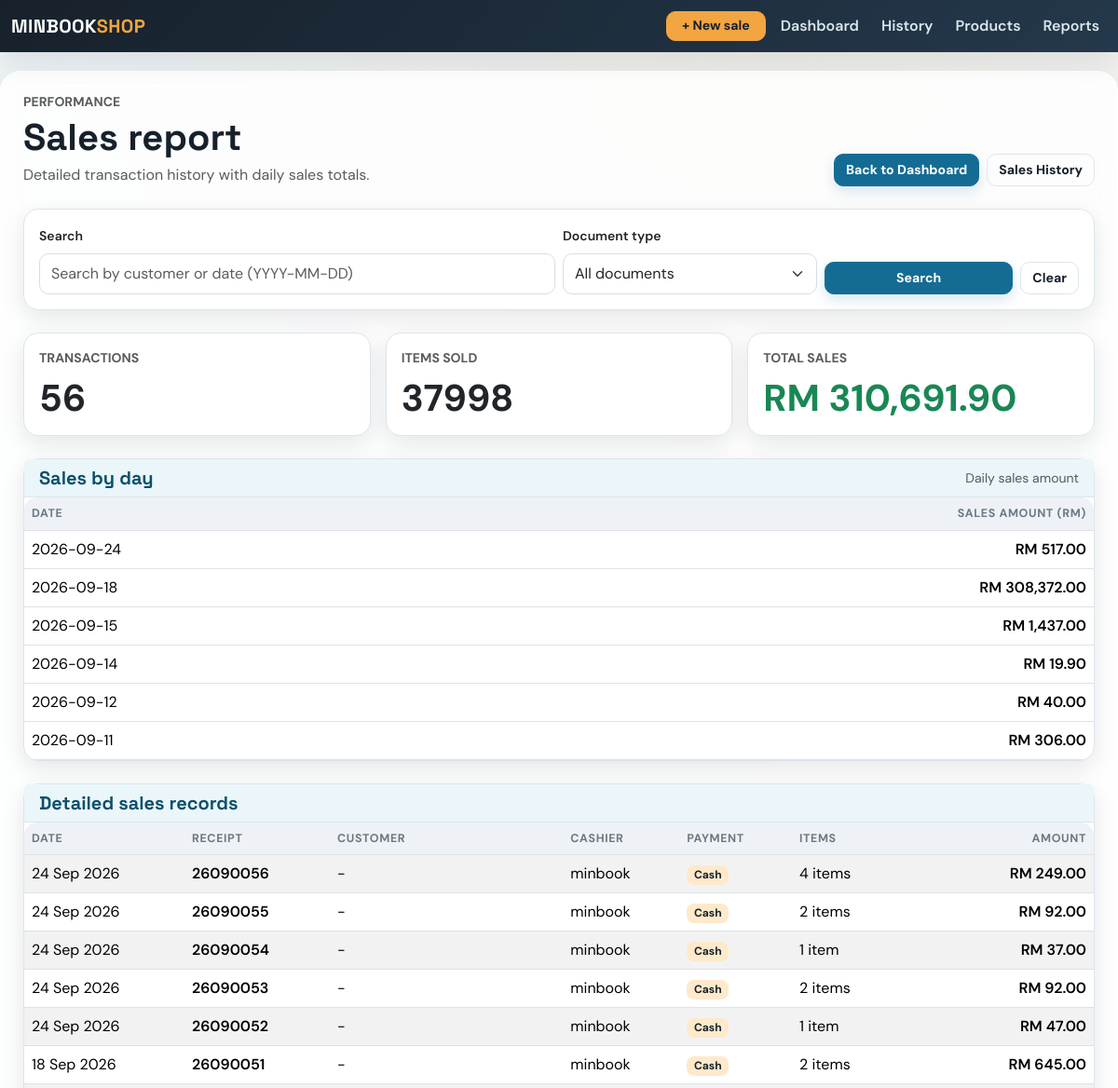
The app's page /sales/records (upper part), older data.
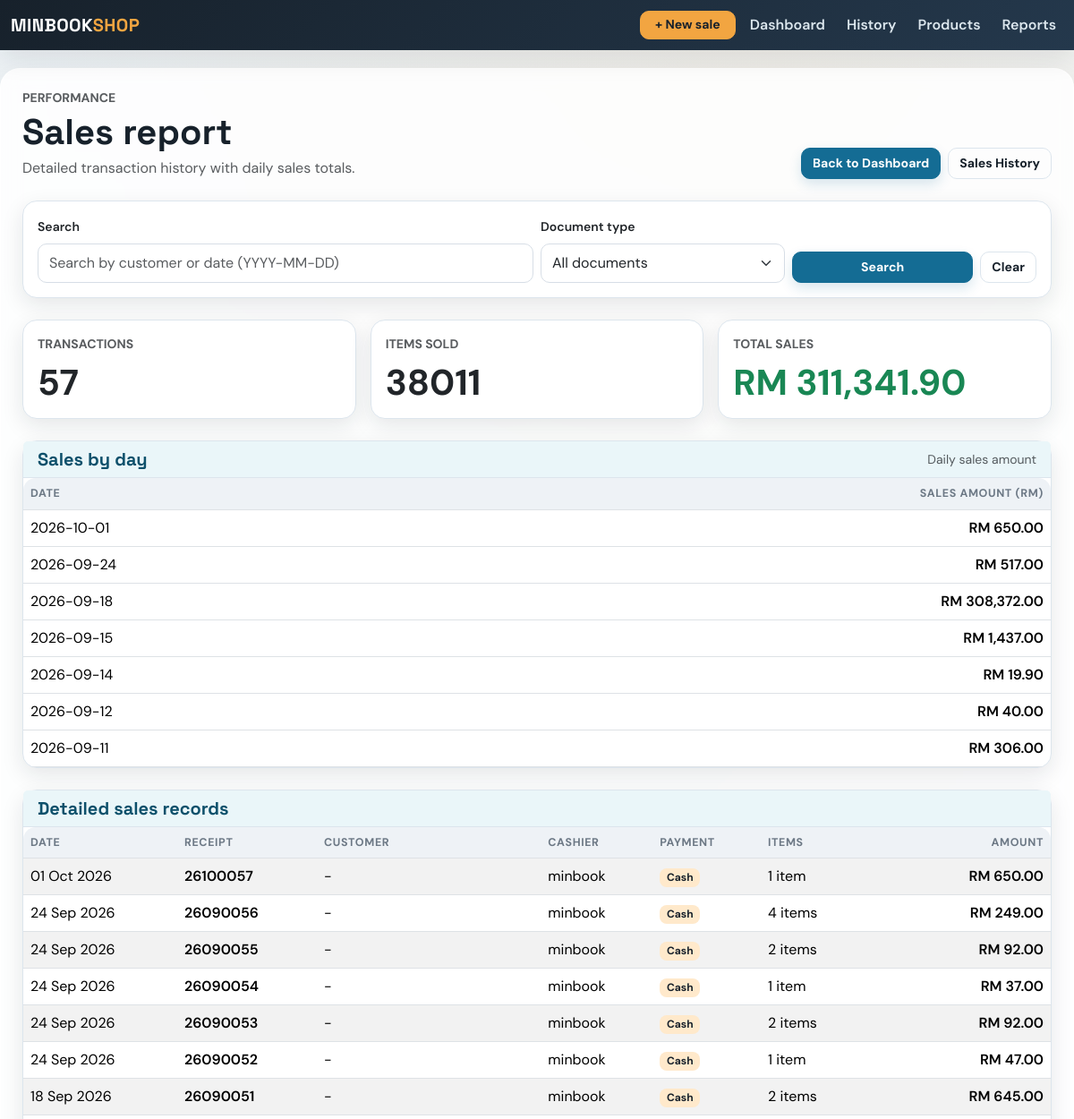
The same page, newer data.
### app/models.py (models this page shows, shortened)
class Sale(db.Model):
    id = db.Column(db.Integer, primary_key=True)
    amount = db.Column(db.Float, nullable=False)
    date = db.Column(db.Date, default=datetime.utcnow)
    user_id = db.Column(db.Integer, db.ForeignKey('user.id'), nullable=False)  # ForeignKey to User
    user = db.relationship('User', backref=db.backref('sales', lazy=True))  # Relationship with User
    product_id = db.Column(db.Integer, db.ForeignKey('product.id'), nullable=True)  # Legacy first product
    product = db.relationship('Product', backref=db.backref('sales', lazy=True))  # Relationship with Product
    quantity = db.Column(db.Integer, nullable=True)  # Legacy total quantity
    payment_method = db.Column(db.String(20), nullable=False, default='Cash')
    customer_name = db.Column(db.String(120), nullable=True)
    document_type = db.Column(db.String(20), nullable=False, default='receipt')
    discount = db.Column(db.Float, nullable=False, default=0.00)
    deposit = db.Column(db.Float, nullable=False, default=0.00)
    items = db.relationship('SaleItem', back_populates='sale', cascade='all, delete-orphan')

class User(db.Model):
    id = db.Column(db.Integer, primary_key=True)
    username = db.Column(db.String(100), unique=True, nullable=False)
    email = db.Column(db.String(120), unique=True, nullable=False)
    password = db.Column(db.String(200), nullable=False)
    role = db.Column(db.String(50), default='cashier')  # can be admin, manager, cashier

### app/routes.py (the view)
@main.route('/sales/records')
def sales_records():
    search_term = (request.args.get('search', '') or '').strip()
    selected_document_type = (request.args.get('document_type', '') or '').lower().strip()
    if selected_document_type not in {'receipt', 'invoice', ''}:
        selected_document_type = ''
    sales_query = Sale.query.order_by(Sale.date.desc(), Sale.id.desc())
    if selected_document_type:
        sales_query = sales_query.filter(Sale.document_type == selected_document_type)
    if search_term:
        try:
            parsed_date = datetime.strptime(search_term, '%Y-%m-%d').date()
            sales_query = sales_query.filter(Sale.date == parsed_date)
        except ValueError:
            sales_query = sales_query.filter(Sale.customer_name.ilike(f'%{search_term}%'))
    sales = sales_query.all()
    total_amount = round(sum(sale.amount for sale in sales), 2)
    total_items = sum(sum(item.quantity for item in sale.items) for sale in sales)
    daily_totals = {}
    for sale in sales:
        daily_key = sale.date.isoformat()
        daily_totals[daily_key] = round(daily_totals.get(daily_key, 0) + sale.amount, 2)
    daily_sales = [
        {'date': day, 'amount': round(amount, 2)}
        for day, amount in sorted(daily_totals.items(), key=lambda item: item[0], reverse=True)
    ]
    return render_template(
        'sales_records.html',
        sales=sales,
        search_term=search_term,
        total_sales=total_amount,
        total_transactions=len(sales),
        total_items=total_items,
        daily_sales=daily_sales,
        selected_document_type=selected_document_type,
    )

### app/routes.py (called while the page is built)
@main.app_context_processor
def inject_now():
    return {'current_year': datetime.now().year}

### app/templates/sales_records.html (shortened to what the changed rows need)
{% extends 'base.html' %}
{% block content %}
<div class="d-flex flex-wrap justify-content-between align-items-end gap-3 mb-4">
    <div>
        <h1 class="mb-1">Sales report</h1>
    </div>
</div>
<div class="row g-3 mb-4">
    <div class="col-md-4">
        <div class="card h-100">
            <div class="card-body">
                <div class="text-uppercase text-muted small fw-bold">Transactions</div>
                <div class="display-6 fw-bold mt-2">{{ total_transactions }}</div>
            </div>
        </div>
    </div>
    <div class="col-md-4">
        <div class="card h-100">
            <div class="card-body">
                <div class="text-uppercase text-muted small fw-bold">Items Sold</div>
                <div class="display-6 fw-bold mt-2">{{ total_items }}</div>
            </div>
        </div>
    </div>
    <div class="col-md-4">
        <div class="card h-100">
            <div class="card-body">
                <div class="text-uppercase text-muted small fw-bold">Total Sales</div>
                <div class="display-6 fw-bold mt-2 text-success">RM {{ '{:,.2f}'.format(total_sales) }}</div>
            </div>
        </div>
    </div>
</div>
<div class="card mb-4">
    <div class="table-responsive">
        <table class="table mb-0">
            <thead>
                <tr>
                    <th>Date</th>
                    <th class="text-end">Sales Amount (RM)</th>
                </tr>
            </thead>
            <tbody>
                {% for day in daily_sales %}
                <tr>
                    <td>{{ day.date }}</td>
                    <td class="text-end fw-semibold">RM {{ '{:,.2f}'.format(day.amount) }}</td>
                </tr>
                {% else %}
                <tr>
                    <td colspan="2" class="text-center text-muted py-4">No daily sales found.</td>
                </tr>
                {% endfor %}
            </tbody>
        </table>
    </div>
</div>
<div class="card">
    <div class="table-responsive">
        <table class="table table-striped mb-0 align-middle">
            <thead>
                <tr>
                    <th>Date</th>
                    <th>{{ 'Invoice' if selected_document_type == 'invoice' else 'Receipt' }}</th>
                    <th>Customer</th>
                    <th>Cashier</th>
                    <th>Payment</th>
                    <th>Items</th>
                    <th class="text-end">Amount</th>
                </tr>
            </thead>
            <tbody>
                {% for sale in sales %}
                <tr>
                    <td>{{ sale.date.strftime('%d %b %Y') }}</td>
                    <td class="fw-semibold">{% if sale.document_type == 'invoice' %}{{ sale.date.strftime('%y%m') }}{{ '%04d'|format(sale.id) }}{% else %}{{ sale.date.strftime('%y%m') }}{{ '%04d'|format(sale.id) }}{% endif %}</td>
                    <td>{{ sale.customer_name or '-' }}</td>
                    <td>{{ sale.user.username if sale.user else '-' }}</td>
                    <td><span class="badge text-bg-light">{{ sale.payment_method }}</span></td>
                    <td>{{ sale.items|length }} item{{ 's' if sale.items|length != 1 else '' }}</td>
                    <td class="text-end fw-semibold">RM {{ '{:,.2f}'.format(sale.amount) }}</td>
                </tr>
                {% else %}
                <tr>
                    <td colspan="7" class="text-center text-muted py-4">No records found.</td>
                </tr>
                {% endfor %}
            </tbody>
        </table>
    </div>
</div>
{% endblock %}

Row changes from the older to the newer data that the page shows:
added Sale: date "01 Oct 2026", date "2610", id "0057", customer_name "-", user "minbook", payment_method "Cash", items|length "1", amount "650.00"
Text that changed along with them:
{{ total_transactions }}: "56" → "57"
{{ total_items }}: "37998" → "38011"
{{ '{:,.2f}'.format(total_sales) }}: "310,691.90" → "311,341.90"
new list line: "2026-10-01 RM 650.00"
